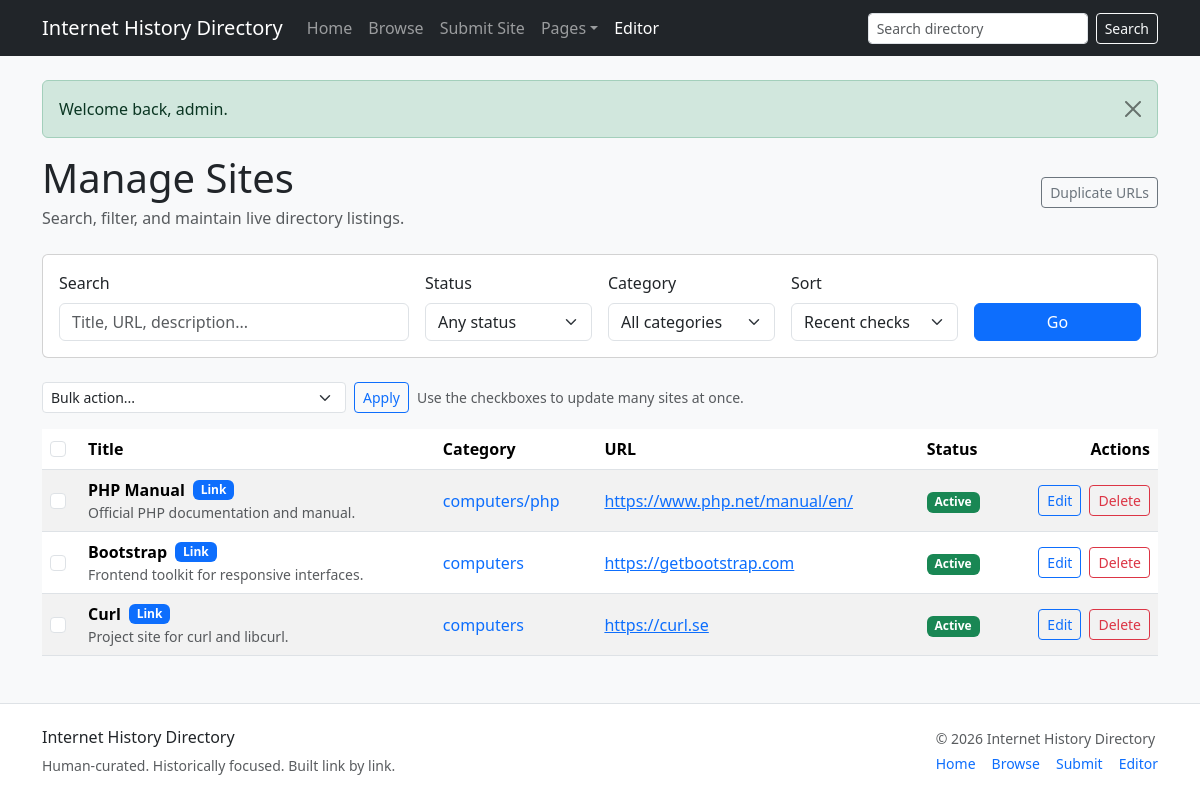
The page /editor/sites (signed in) on the database as committed earlier.
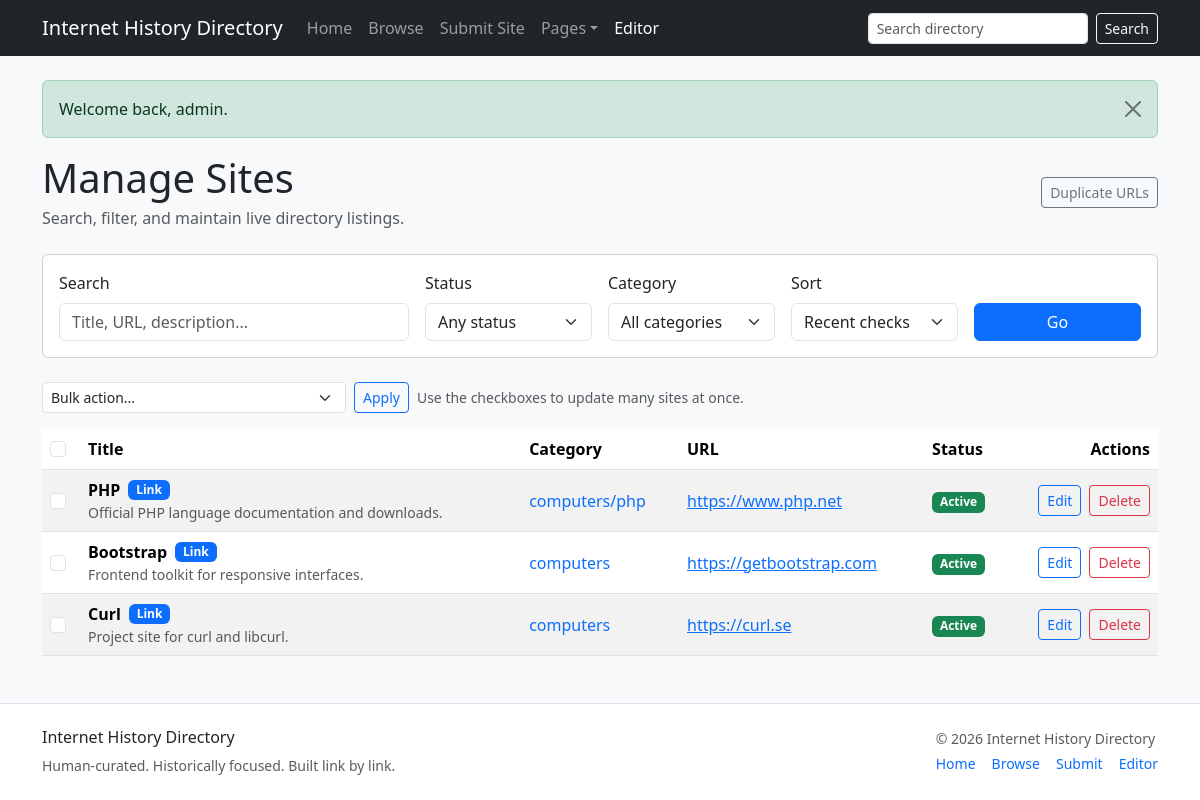
The same page on the database as committed later.
### tables this page shows
CREATE TABLE sites (
    id INT UNSIGNED AUTO_INCREMENT PRIMARY KEY,
    category_id INT UNSIGNED NOT NULL,
    title VARCHAR(255) NOT NULL,
    slug VARCHAR(180) NOT NULL,
    url VARCHAR(2083) NOT NULL,
    normalized_url VARCHAR(2083) NULL,
    description TEXT NOT NULL,
    language_code VARCHAR(10) NULL,
    country_code VARCHAR(10) NULL,
    status ENUM('active','dead','flagged') NOT NULL DEFAULT 'active',
    source_type ENUM('manual','submission','dmoz_import') NOT NULL DEFAULT 'manual',
    source_key VARCHAR(255) NULL,
    original_title VARCHAR(255) NULL,
    original_description TEXT NULL,
    original_url VARCHAR(2083) NULL,
    import_batch_id INT UNSIGNED NULL,
    submitted_by_user_id INT UNSIGNED NULL,
    is_reviewed TINYINT(1) NOT NULL DEFAULT 1,
    approved_at DATETIME NULL,
    is_active TINYINT(1) NOT NULL DEFAULT 1,
    created_at DATETIME NOT NULL DEFAULT CURRENT_TIMESTAMP,
    updated_at DATETIME NOT NULL DEFAULT CURRENT_TIMESTAMP,
    CONSTRAINT fk_sites_category FOREIGN KEY (category_id) REFERENCES categories(id) ON DELETE CASCADE,
    CONSTRAINT fk_sites_submitted_by FOREIGN KEY (submitted_by_user_id) REFERENCES users(id) ON DELETE SET NULL,
    KEY idx_sites_category (category_id),
    KEY idx_sites_status (status),
    KEY idx_sites_source_type (source_type),
    KEY idx_sites_import_batch (import_batch_id),
    KEY idx_sites_normalized_url (normalized_url(191))
);

CREATE TABLE categories (
    id INT UNSIGNED AUTO_INCREMENT PRIMARY KEY,
    parent_id INT UNSIGNED NULL,
    slug VARCHAR(150) NOT NULL,
    path VARCHAR(500) NOT NULL,
    name VARCHAR(150) NOT NULL,
    description TEXT NULL,
    sort_order INT NOT NULL DEFAULT 0,
    is_active TINYINT(1) NOT NULL DEFAULT 1,
    source_type ENUM('manual','dmoz_import') NOT NULL DEFAULT 'manual',
    source_key VARCHAR(255) NULL,
    import_batch_id INT UNSIGNED NULL,
    created_at DATETIME NOT NULL DEFAULT CURRENT_TIMESTAMP,
    updated_at DATETIME NOT NULL DEFAULT CURRENT_TIMESTAMP,
    CONSTRAINT fk_categories_parent FOREIGN KEY (parent_id) REFERENCES categories(id) ON DELETE SET NULL,
    UNIQUE KEY uq_categories_path (path(191)),
    KEY idx_categories_parent (parent_id),
    KEY idx_categories_slug (slug),
    KEY idx_categories_import_batch (import_batch_id)
);

### app/Views/editor/sites/index.php (the view, shortened to what the changed rows need)
<div class="d-flex justify-content-between align-items-center mb-4">
    <div>
        <h1 class="mb-1">Manage Sites</h1>
        <p class="text-muted mb-0">Search, filter, and maintain live directory listings.</p>
    </div>
    <div>
        <a href="/editor/sites/duplicates" class="btn btn-outline-secondary btn-sm">Duplicate URLs</a>
    </div>
</div>
<form method="get" action="/editor/sites" class="card card-body mb-4">
    <div class="row g-3 align-items-end">
        <div class="col-md-4">
            <label for="query" class="form-label">Search</label>
            <input
                type="text"
                class="form-control"
                id="query"
                name="q"
                value="<?= e($query ?? '') ?>"
                placeholder="Title, URL, description..."
            >
        </div>
        <div class="col-md-2">
            <label for="status" class="form-label">Status</label>
            <select class="form-select" id="status" name="status">
                <option value="">Any status</option>
            </select>
        </div>
        <div class="col-md-2">
            <label for="category_id" class="form-label">Category</label>
            <select class="form-select" id="category_id" name="category_id">
                <option value="">All categories</option>
            </select>
        </div>
        <div class="col-md-2">
            <label for="sort" class="form-label">Sort</label>
            <select class="form-select" id="sort" name="sort">
                <option value="recent_checks" <?= (($sort ?? 'recent_checks') === 'recent_checks') ? 'selected' : '' ?>>Recent checks</option>
            </select>
        </div>
        <div class="col-md-2">
            <button type="submit" class="btn btn-primary w-100">Go</button>
        </div>
    </div>
</form>
<?php if (empty($sites ?? [])): ?>
    <div class="alert alert-info">
        No sites matched your filters.
    </div>
<?php else: ?>
    <form method="post" action="<?= e(base_url('/editor/sites/bulk')) ?>" onsubmit="return confirmBulkAction(this);">
        <div class="d-flex flex-wrap align-items-center gap-2 mb-3">
            <select name="bulk_action" class="form-select form-select-sm" style="width:auto;">
                <option value="">Bulk action...</option>
            </select>
            <button type="submit" class="btn btn-sm btn-outline-primary">Apply</button>
            <span class="small text-muted">Use the checkboxes to update many sites at once.</span>
        </div>
        <div class="table-responsive">
        <table class="table table-striped table-hover align-middle">
            <thead>
                <tr>
                    <th style="width: 38px;">
                        <input type="checkbox" class="form-check-input" id="select-all-sites">
                    </th>
                    <th>Title</th>
                    <th>Category</th>
                    <th>URL</th>
                    <th>Status</th>
                    <th class="text-end">Actions</th>
                </tr>
            </thead>
            <tbody>
                <?php foreach (($sites ?? []) as $site): ?>
                    <tr>
                        <td>
                            <input type="checkbox" class="form-check-input bulk-site-checkbox" name="site_ids[]" value="<?= (int) ($site['id'] ?? 0) ?>">
                        </td>
                        <td>
                            <div class="fw-semibold d-flex align-items-center gap-2 flex-wrap">
                                <span><?= e($site['title'] ?? '(Untitled)') ?></span>
                                <span class="badge bg-<?= (($site['content_type'] ?? 'link') === 'text') ? 'secondary' : 'primary' ?>"><?= (($site['content_type'] ?? 'link') === 'text') ? 'Text' : 'Link' ?></span>
                            </div>
                            <?php if (!empty($site['description'])): ?>
                                <div class="small text-muted">
                                    <?= e(mb_strimwidth((string) $site['description'], 0, 120, '...')) ?>
                                </div>
                            <?php endif; ?>
                        </td>
                        <td>
                            <?php if (!empty($site['category_path'])): ?>
                                <a href="/category/<?= e($site['category_path']) ?>" target="_blank" class="text-decoration-none">
                                    <?= e($site['category_path']) ?>
                                </a>
                            <?php else: ?>
                                <span class="text-muted">Unassigned</span>
                            <?php endif; ?>
                        </td>
                        <td>
                            <?php if (!empty($site['url'])): ?>
                                <a href="<?= e($site['url']) ?>" target="_blank" rel="noopener noreferrer">
                                    <?= e($site['url']) ?>
                                </a>
                            <?php else: ?>
                                <span class="text-muted">No URL</span>
                            <?php endif; ?>
                        </td>
                        <td>
                            <?php
                            $isActive = (int) ($site['is_active'] ?? 0);
                            $badgeClass = $isActive ? 'bg-success' : 'bg-secondary';
                            $badgeText = $isActive ? 'Active' : 'Inactive';
                            ?>
                            <span class="badge <?= $badgeClass ?>">
                                <?= e($badgeText) ?>
                            </span>
                        </td>
                        <td class="text-end">
                            <div class="d-inline-flex gap-2">
                                <a href="/editor/sites/<?= (int) ($site['id'] ?? 0) ?>/edit" class="btn btn-sm btn-outline-primary">
                                    Edit
                                </a>
                                <form method="post" action="/editor/sites/<?= (int) ($site['id'] ?? 0) ?>/delete" onsubmit="return confirm('Delete this site permanently?');" class="d-inline">
                                    <button type="submit" class="btn btn-sm btn-outline-danger">Delete</button>
                                </form>
                            </div>
                        </td>
                    </tr>
                <?php endforeach; ?>
            </tbody>
        </table>
    </div>
    </form>
<?php endif; ?>

### app/Core/Router.php (shortened to what the changed rows need)
<?php
class Router
{
    private array $routes = [];
    private function addRoute(string $method, string $pattern, array $handler): void
    {
        $this->routes[] = compact('method', 'pattern', 'handler');
    }
    public function dispatch(string $method, string $uri, Database $db, array $appConfig): void
    {
        $path = parse_url($uri, PHP_URL_PATH) ?: '/';
        foreach ($this->routes as $route) {
            if ($route['method'] !== strtoupper($method)) {
                continue;
            }
            $params = $this->match($route['pattern'], $path);
            if ($params === null) {
                continue;
            }
            [$controllerClass, $action] = $route['handler'];
            $controller = new $controllerClass($db, $appConfig);
            $controller->$action(...array_values($params));
            return;
        }
    }
    private function match(string $pattern, string $path): ?array
    {
        $regex = preg_replace_callback('/\{([a-zA-Z_][a-zA-Z0-9_]*)(:([^}]+))?\}/', function ($matches) {
            $name = $matches[1];
            $subPattern = $matches[3] ?? '[^/]+';
            return '(?P<' . $name . '>' . $subPattern . ')';
        }, $pattern);
        $regex = '#^' . $regex . '$#';
        if (!preg_match($regex, $path, $matches)) {
            return null;
        }
        $params = [];
        return $params;
    }
}

Rows that differ between the two databases and show on the page:
changed sites "computers/php": title "PHP Manual" → "PHP"; description "Official PHP documentation and manual." → "Official PHP language documentation and downloads."; url "https://www.php.net/manual/en/" → "https://www.php.net"
